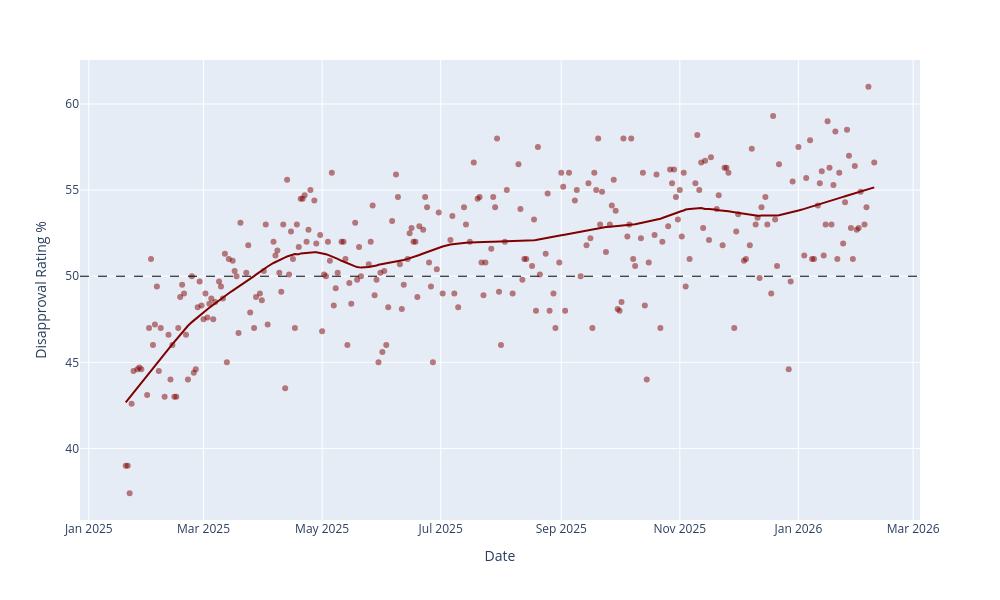

Notebook code cell kept with this figure:
### Code cell
fig = px.scatter(
    result, x="end_date", y="no", 
    labels={"end_date" : "Date", "no" : "Disapproval Rating %"},
    color_discrete_sequence=['maroon'],
    trendline="lowess",
    trendline_options=dict(frac=0.2)
)
fig.update_layout(width=1000, height=600)
fig.update_traces(marker=dict(opacity=0.5))

fig.add_hline(y=50, line=dict(color="black", dash="dash", width=1))

### Figure 1 — Plotly figure (JSON) as saved in the notebook; plotly's stock layout.template omitted (floating-point values rounded to 4 significant figures; data arrays with more than 128 entries replaced by an {"elided": "..."} marker saying what was removed)
{"data": [{"hovertemplate": "Date=%{x}<br>Disapproval Rating %=%{y}<extra></extra>", "legendgroup": "", "marker": {"color": "maroon", "opacity": 0.5, "symbol": "circle"}, "mode": "markers", "name": "", "orientation": "v", "showlegend": false, "type": "scatter", "x": {"elided": "292 str values"}, "xaxis": "x", "y": {"elided": "292 float values"}, "yaxis": "y"}, {"hovertemplate": "<b>LOWESS trendline</b><br><br>Date=%{x}<br>Disapproval Rating %=%{y} <b>(trend)</b><extra></extra>", "legendgroup": "", "marker": {"color": "maroon", "opacity": 0.5, "symbol": "circle"}, "mode": "lines", "name": "", "showlegend": false, "type": "scatter", "x": {"elided": "292 str values"}, "xaxis": "x", "y": {"elided": "292 float values"}, "yaxis": "y"}], "layout": {"height": 600, "legend": {"tracegroupgap": 0}, "margin": {"t": 60}, "shapes": [{"line": {"color": "black", "dash": "dash", "width": 1}, "type": "line", "x0": 0, "x1": 1, "xref": "x domain", "y0": 50, "y1": 50, "yref": "y"}], "width": 1000, "xaxis": {"anchor": "y", "domain": [0, 1], "title": {"text": "Date"}}, "yaxis": {"anchor": "x", "domain": [0, 1], "title": {"text": "Disapproval Rating %"}}}}
